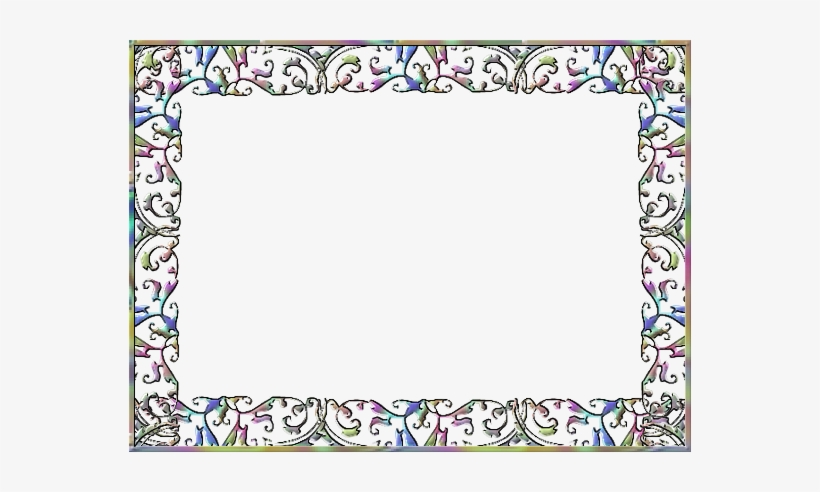
#> input picture Image Manupulation/Borderd Image.png, 820 x 492 px, found by its file name
$ python 'Crop Image.py'
#> lines starting #> are read from the running program, lines starting #| are printed output that depends on the picture
from PIL import Image

# img = Image.open('Image Manupulation/picture.jpg')
# left, upper, right, lower
# x, y, x + w, y + h
# cropper = img.crop((300, 200, 600, 500))
# cropper.show()


'''The Following Code
Removes the border from the image.
'''
b_img = Image.open('Image Manupulation/Borderd Image.png')
#> b_img is the input picture: PIL image 820x492 RGB; mean R, G, B 230.7, 230.5, 230.2
width, height = b_img.size
#> width = 820; height = 492
img_new = b_img.crop((130, 40, width-130, height-40))
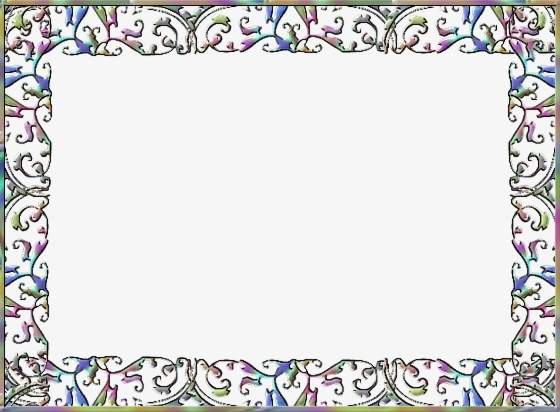
#> img_new: PIL image 560x412 RGB; mean R, G, B 219.6, 219.2, 218.8
img_new.save('Image Manupulation/Removed Border.png')
img_new.show()
